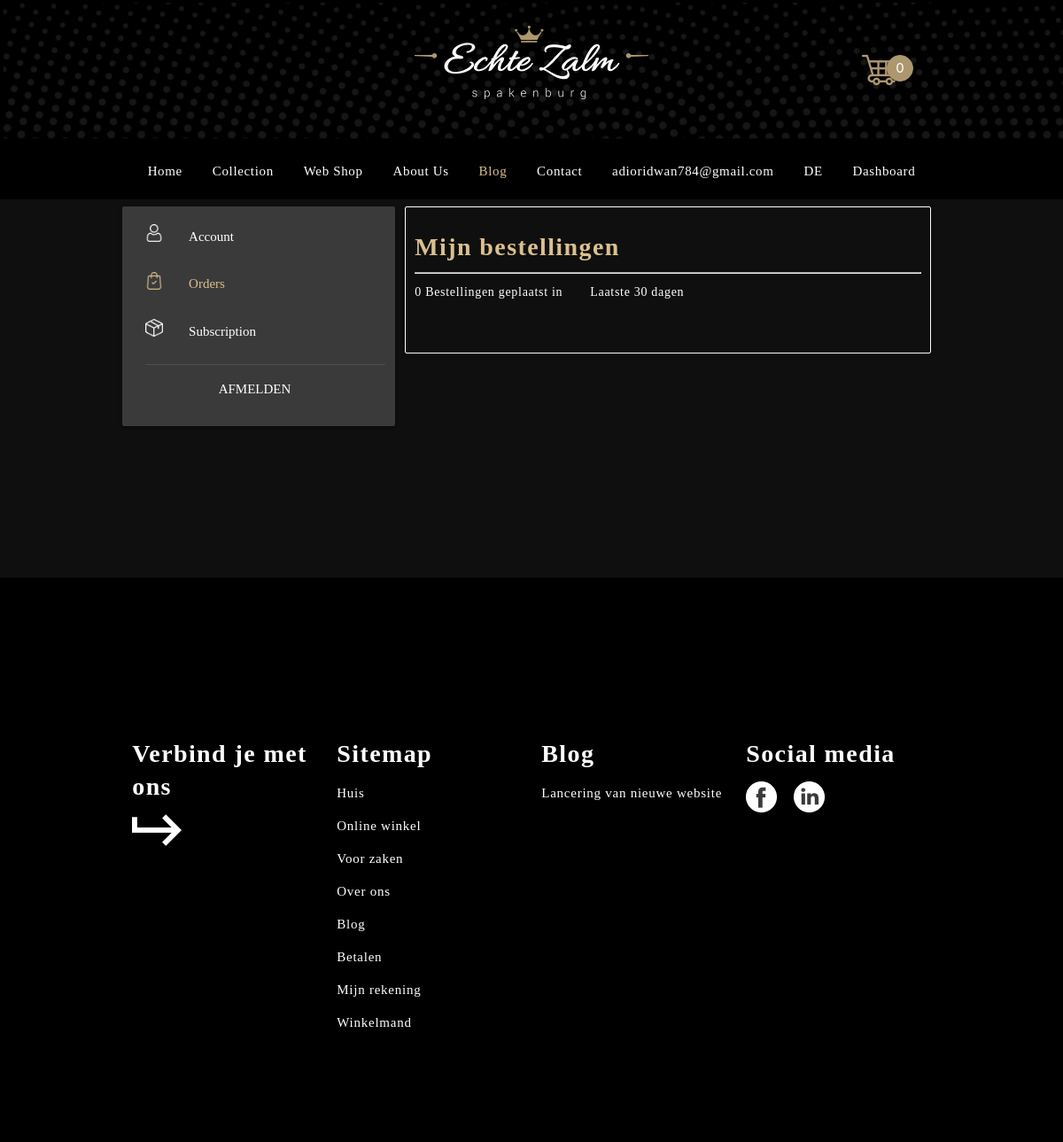
Before: /myOrder.php (signed in) with the older database file.
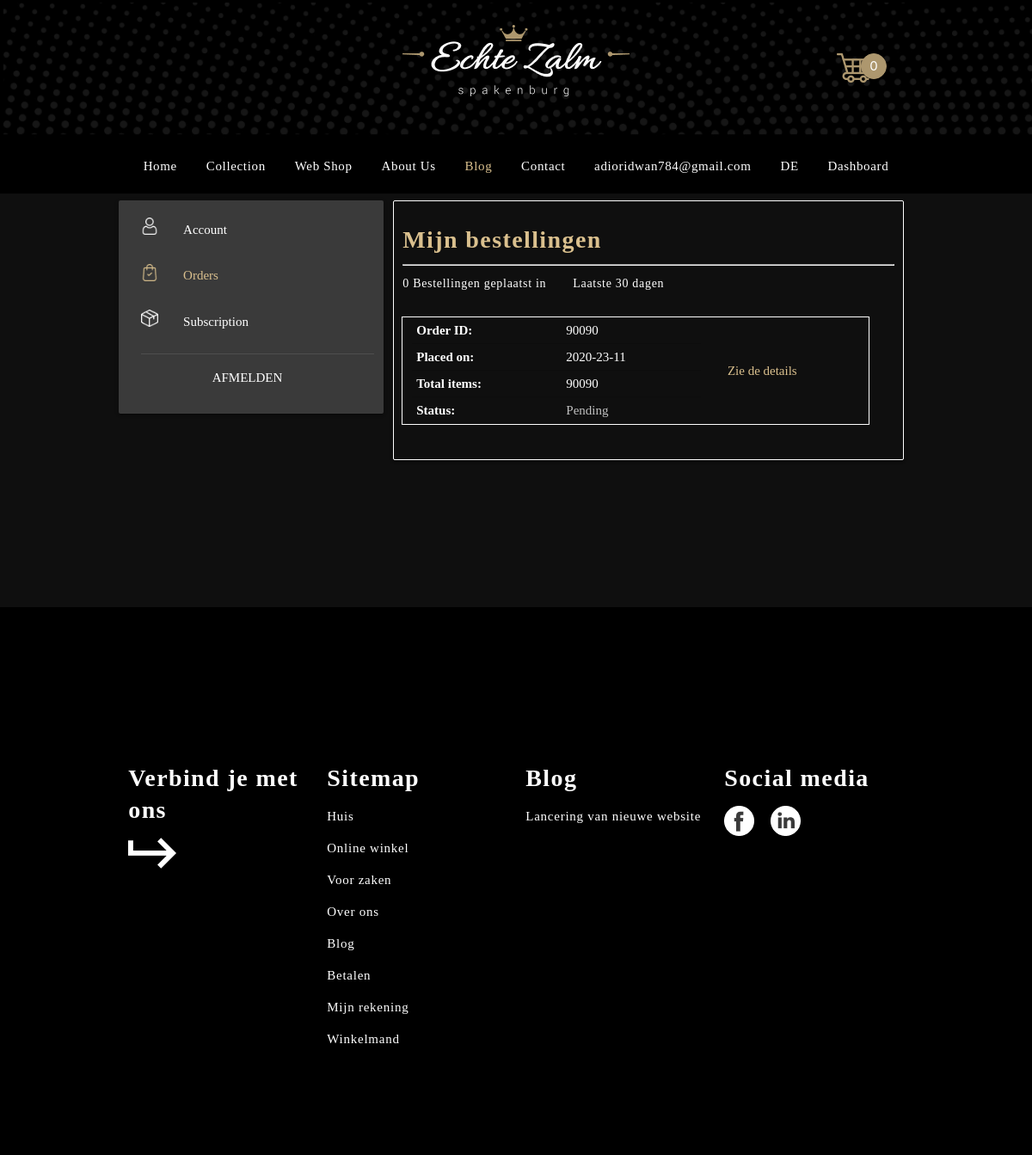
After: the same page with the newer database file.
### tables this page shows
CREATE TABLE `tbl_order` (
  `id` int(11) NOT NULL,
  `order_id` varchar(255) DEFAULT NULL,
  `user_id` int(11) DEFAULT NULL,
  `payment_status` varchar(20) DEFAULT NULL,
  `del_date` varchar(20) DEFAULT NULL,
  `del_status` varchar(20) DEFAULT NULL,
  `ord_date` varchar(30) DEFAULT NULL,
  `invoice` tinyint(1) DEFAULT '0',
  `payment_type` varchar(20) DEFAULT NULL,
  `amount` varchar(255) NOT NULL,
  `file` varchar(255) DEFAULT NULL
);

### myOrder.php (the view, shortened to what this page needs)
<?php $page ='blog'; include 'head.php' ?>
<section style="padding-top: 0px;background: #0F0F0F;">
	<div class="container">
  <div class="row">
    <div class="col l4 s12 m4 white-text card" id="black" style="background: #3A3A3A">
        <div class="card" style="padding-left:15px;background:transparent;box-shadow:0px 0px 0px 0px">
            <div class="card-content white-text" style="text-align:left;align-content:left;padding-top:10px">
        <a href="profile.php">
          <div class="row valign-wrapper">
            <div class="col s2 right-align">
              <img src="images/icon/user-no.png" style="width:20px;height:20px;margin-top:3px" alt="" class="responsive-img">
            </div>
            <div class="col s10">
              <span class="white-text">
                Account
              </span>
            </div>
          </div>
        </a>
        <a href="myOrder.php">
          <div class="row valign-wrapper">
            <div class="col s2 right-align">
              <img src="images/icon/lock.png" style="width:20px;height:20px;margin-top:3px" alt="" class="responsive-img white-text">
            </div>
            <div class="col s10">
              <span style="color:#DAC08E">
                Orders
              </span>
            </div>
          </div>
        </a>
        <a href="profile-subscription.php">
          <div class="row valign-wrapper">
            <div class="col s2 right-align">
              <img src="images/icon/diamond-no.png" style="width:20px;height:20px;margin-top:3px" alt="" class="responsive-img white-text ">
            </div>
            <div class="col s10">
              <span class="white-text">
                Subscription
              </span>
            </div>
          </div>
        </a>
            </div>
            <div class="card-action center">
              <a href="logout.php" class="white-text">Afmelden</a>
            </div>
          </div>
      </div>
<?php
  $p = $connect2db->query("SELECT count(id) as id FROM tbl_order WHERE user_id=$id AND MONTH(ord_date)=MONTH(CURRENT_DATE())");
  $pf = $p->fetch();
?>
			<div class="col l8 m8 s12 right-align">
        <div class="card" style="background:transparent;padding:10px;border:1px solid #fff">
          <div class="card-content center white-text">
            <h5 class="left-align"> Mijn bestellingen </h5>
            <hr>
            <div class="row">
              <div class="col l4 m4"><p class="white-text"><?php echo $pf->id; ?> Bestellingen geplaatst in</p></div>
              <div class="col l4 m4"><p class="white-text">Laatste 30 dagen</p></div>
            </div>
            <div class="row center" style="margin-top:25px;padding-left:0px;margin-bottom:0px">
              <div class="col l11 m11">
                  <div class="row">
<?php
  $prd = $connect2db->prepare("SELECT * FROM tbl_order WHERE user_id=?");
  $prd->execute([$id]);
  while($fprd = $prd->fetch()){
?>                    <div class="col l12 s12" style="border:1px solid #fff;margin-left: 10px;margin-bottom: 10px">
                      <table style="line-height:0px">
                        <tr>
                          <th> Order ID:</th>
                          <td> <?php echo $fprd->order_id; ?></td>
                          <td rowspan="4"> <a href="preview-order.php?product_id=<?php echo $fprd->order_id;?>" class="left" style="color:#DAC08E;position:relative;left:15%">Zie de details</a></td>
                        </tr>
                        <tr>
                          <th> Placed on:</th>
                          <td> <?php echo $fprd->ord_date; ?></td>
                        </tr>
                        <tr>
                          <th> Total items:</th>
                          <td> <?php echo $fprd->order_id; ?></td>
                        </tr>
                        <tr>
                          <th> Status:</th>
                          <td style="color:<?php if($fprd->del_status=='Pending'){echo '#c1c1c1;font-weight:300';}elseif($fprd->del_status=='Canceled'){echo '#F64F4F';}else{echo '#7CF094';}?>"> <?php echo $fprd->del_status; ?></td>
                        </tr>
                      </table>
                    </div>
          <?php } ?>
                  </div>
              </div>
            </div>
          </div>
        </div>
			</div>
		</div>
	</div>
    <div class="container" style="height:136px"></div>
</section>
<?php include ('footer.php'); ?>

Changed rows visible on the page:
added tbl_order: order "90090", ord_date "2020-23-11", del_status "Pending"
